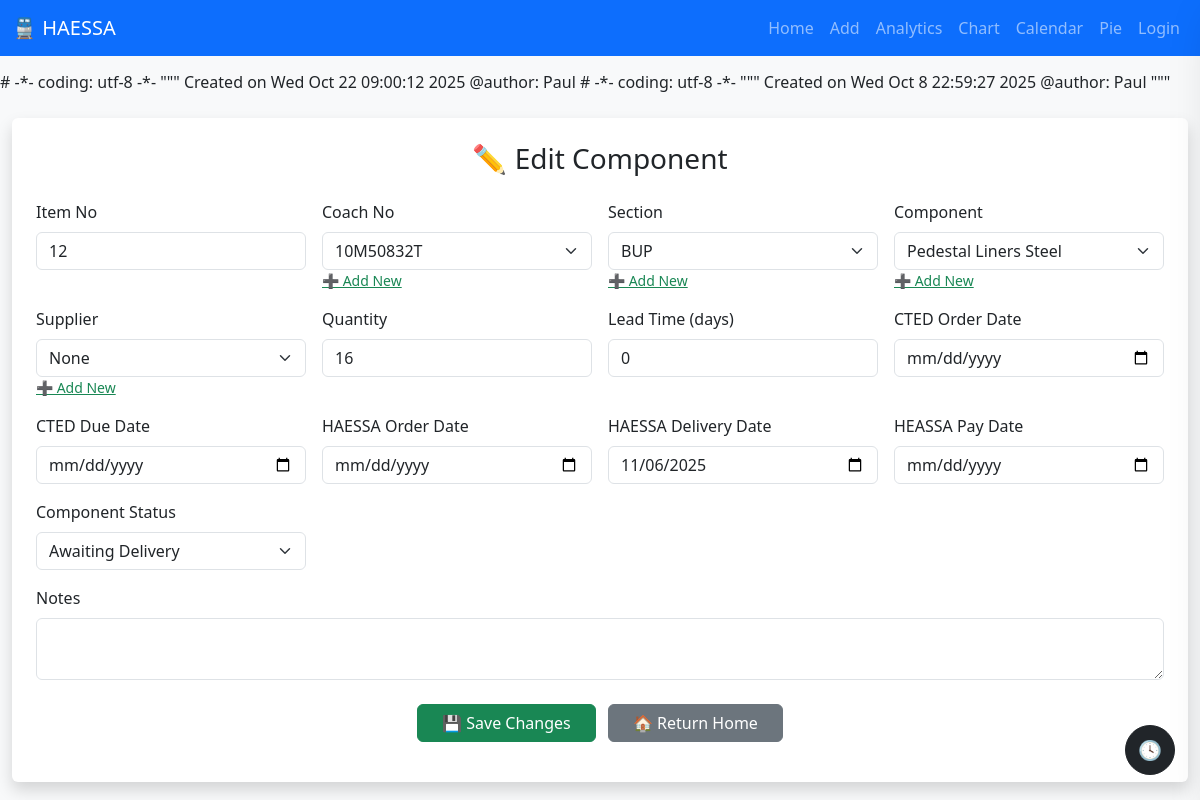
/edit/12 (signed in), run on an earlier commit of the app's database.
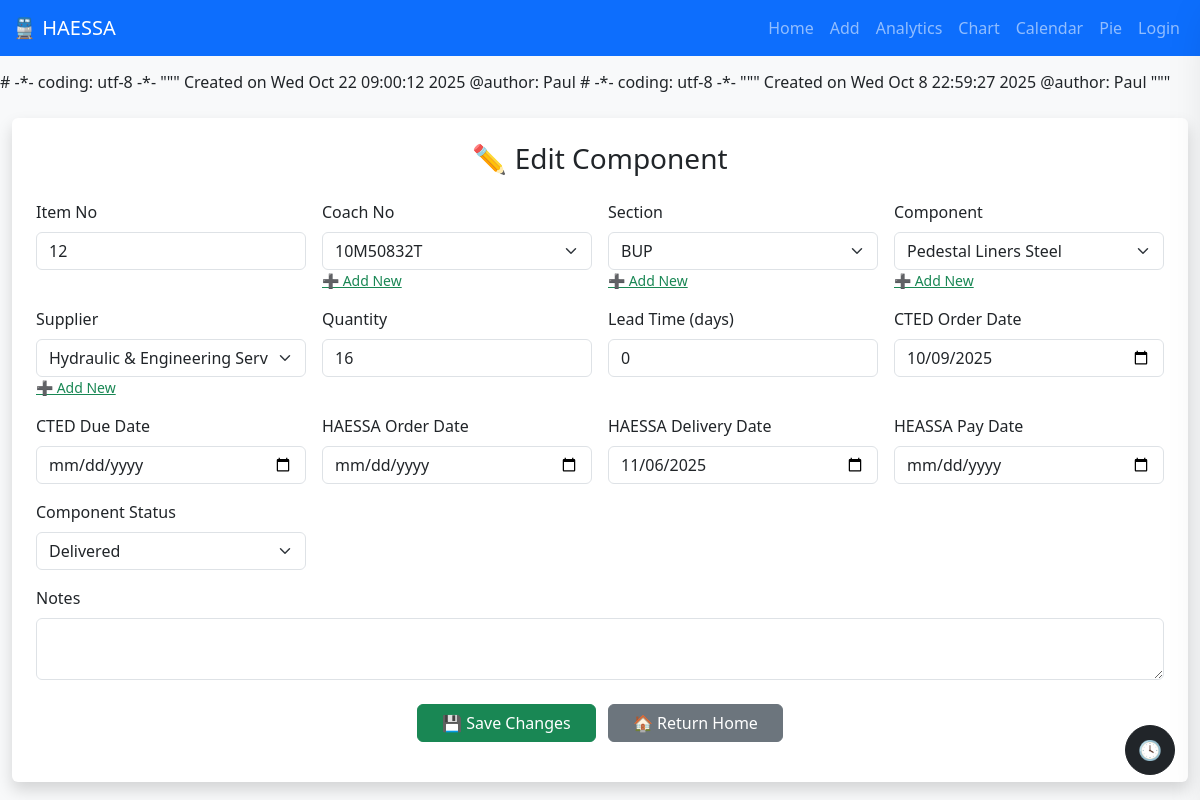
And on a later commit of the database.
### app.py (models this page shows, shortened)
class Components(db.Model):
    __tablename__ = "components"
    id = db.Column(db.Integer, primary_key=True)
    Item_no = db.Column(db.String(50))
    Coach_no = db.Column(db.String(50))
    Section = db.Column(db.String(100))
    Component = db.Column(db.String(100))
    Supplier = db.Column(db.String(100))
    Quantity = db.Column(db.Integer, default=9999)
    Lead_time = db.Column(db.Integer)
    CTED_order_date = db.Column(db.String(50), default="1/1/1900")
    CTED_due_date = db.Column(db.String(50), default="1/1/1900")
    HAESSA_order_date = db.Column(db.String(50), default="1/1/1900")
    HEASSA_pay_date = db.Column(db.String(50), default="1/1/1900")
    HAESSA_delivery_date = db.Column(db.String(50), default="1/1/1900")
    Component_status = db.Column(db.String(50))
    Notes = db.Column(db.String(200))

### app.py (the view, shortened to what this page needs)
@app.route("/edit/<int:id>", methods=["GET", "POST"])
@login_required
def edit(id):
    component = Components.query.get_or_404(id)
    return render_template("edit.html", component=component)

### app.py (called while the page is built)
@login_manager.user_loader
def load_user(user_id):
    return User.query.get(int(user_id))

@app.context_processor
def inject_datetime():
    return {'datetime': datetime}

### templates/edit.html (shortened to what this page needs)
{% extends "base.html" %}
{% block content %}
<div class="container mt-4 p-4 bg-white shadow rounded form-container">
  <h3 class="text-center mb-4">✏️ Edit Component</h3>
  <form method="POST" action="{{ url_for('edit', id=component.id) }}">
    <div class="row g-3">
      <div class="col-md-3">
        <label class="form-label">Item No</label>
        <input type="text" name="Item_no" class="form-control" value="{{ component.Item_no or '' }}">
      </div>
      <div class="col-md-3">
        <label class="form-label">Coach No</label>
        <select name="Coach_no" class="form-select editable-select">
          <option value="{{ component.Coach_no }}" selected>{{ component.Coach_no }}</option>
        </select>
        <small><a href="#" class="text-success add-option" data-target="Coach_no">➕ Add New</a></small>
      </div>
      <div class="col-md-3">
        <label class="form-label">Section</label>
        <select name="Section" class="form-select editable-select">
          <option value="{{ component.Section }}" selected>{{ component.Section }}</option>
        </select>
        <small><a href="#" class="text-success add-option" data-target="Section">➕ Add New</a></small>
      </div>
      <div class="col-md-3">
        <label class="form-label">Component</label>
        <select name="Component" class="form-select editable-select">
          <option value="{{ component.Component }}" selected>{{ component.Component }}</option>
        </select>
        <small><a href="#" class="text-success add-option" data-target="Component">➕ Add New</a></small>
      </div>
      <div class="col-md-3">
        <label class="form-label">Supplier</label>
        <select name="Supplier" class="form-select editable-select">
          <option value="{{ component.Supplier }}" selected>{{ component.Supplier }}</option>
        </select>
        <small><a href="#" class="text-success add-option" data-target="Supplier">➕ Add New</a></small>
      </div>
      <div class="col-md-3">
        <label class="form-label">Quantity</label>
        <input type="number" name="Quantity" class="form-control" min="1" value="{{ component.Quantity or 1 }}">
      </div>
      <div class="col-md-3">
        <label class="form-label">Lead Time (days)</label>
        <input type="number" name="Lead_time" class="form-control" min="0" value="{{ component.Lead_time or 0 }}">
      </div>
      <div class="col-md-3">
        <label class="form-label">CTED Order Date</label>
        <input type="date" name="CTED_order_date" class="form-control" value="{{ component.CTED_order_date }}">
      </div>
      <div class="col-md-3">
        <label class="form-label">CTED Due Date</label>
        <input type="date" name="CTED_due_date" class="form-control" value="{{ component.CTED_due_date }}">
      </div>
      <div class="col-md-3">
        <label class="form-label">HAESSA Order Date</label>
        <input type="date" name="HAESSA_order_date" class="form-control" value="{{ component.HAESSA_order_date }}">
      </div>
      <div class="col-md-3">
        <label class="form-label">HAESSA Delivery Date</label>
        <input type="date" name="HAESSA_delivery_date" class="form-control" value="{{ component.HAESSA_delivery_date }}">
      </div>
      <div class="col-md-3">
        <label class="form-label">HEASSA Pay Date</label>
        <input type="date" name="HEASSA_pay_date" class="form-control" value="{{ component.HEASSA_pay_date }}">
      </div>
      <div class="col-md-3">
        <label class="form-label">Component Status</label>
        <select name="Component_status" class="form-select">
          <option value="{{ component.Component_status }}" selected>{{ component.Component_status }}</option>
        </select>
      </div>
    </div>
    <div class="mt-3">
      <label class="form-label">Notes</label>
      <textarea name="Notes" class="form-control" rows="2">{{ component.Notes or '' }}</textarea>
    </div>
    <div class="mt-4 text-center">
      <button type="submit" class="btn btn-success px-4 me-2">💾 Save Changes</button>
      <a href="{{ url_for('home') }}" class="btn btn-secondary px-4">🏠 Return Home</a>
    </div>
  </form>
</div>
{% endblock %}

### templates/base.html (shortened to what this page needs)
# -*- coding: utf-8 -*-
"""
Created on Wed Oct  8 22:59:27 2025
@author: Paul
"""
<!DOCTYPE html>
<html lang="en">
<head>
  <link href="https://cdn.jsdelivr.net/npm/bootstrap@5.3.3/dist/css/bootstrap.min.css" rel="stylesheet">
<button id="toggleLog" class="btn btn-dark position-fixed rounded-circle">
  🕓
</button>
</head>
<body class="bg-light">
<nav class="navbar navbar-expand-lg navbar-dark bg-primary">
  <div class="container-fluid">
    <a class="navbar-brand" href="{{ url_for('home') }}">🚆 HAESSA</a>
    <div class="collapse navbar-collapse" id="navbarNav">
      <ul class="navbar-nav me-auto">
        <li class="nav-item"><a class="nav-link" href="{{ url_for('home') }}">Home</a></li>
        <li class="nav-item"><a class="nav-link" href="{{ url_for('add') }}">Add</a></li>
        <li class="nav-item"><a class="nav-link" href="{{ url_for('analytics') }}">Analytics</a></li>
        <li class="nav-item"><a class="nav-link" href="{{ url_for('chart') }}">Chart</a></li>
        <li class="nav-item"><a class="nav-link" href="{{ url_for('calendar') }}">Calendar</a></li>
        <li class="nav-item"><a class="nav-link" href="{{ url_for('pie') }}">Pie</a></li>
        {% if current_user.is_authenticated and current_user.role == 'admin' %}
          <li class="nav-item"><a class="nav-link" href="{{ url_for('users') }}">👥 User Management</a></li>
        {% endif %}
      </ul>
      <ul class="navbar-nav">
        {% if current_user.is_authenticated %}
          <li class="nav-item">
            <span class="navbar-text text-light me-3">
              Logged in as <strong>{{ current_user.username }}</strong> ({{ current_user.role|capitalize }})
            </span>
          </li>
          <li class="nav-item">
            <a class="btn btn-outline-light btn-sm" href="{{ url_for('logout') }}">Logout</a>
          </li>
        {% else %}
          <li class="nav-item">
            <a class="btn btn-outline-light btn-sm" href="{{ url_for('login') }}">Login</a>
          </li>
        {% endif %}
      </ul>
    </div>
  </div>
</nav>
  <nav class="navbar navbar-expand-lg navbar-dark bg-primary">
    <div class="container-fluid">
      <a class="navbar-brand" href="{{ url_for('home') }}">🚆 HAESSA</a>
      <div class="navbar-nav">
        <a class="nav-link" href="{{ url_for('home') }}">Home</a>
        <a class="nav-link" href="{{ url_for('add') }}">Add</a>
        <a class="nav-link" href="{{ url_for('analytics') }}">Analytics</a>
        <a class="nav-link" href="{{ url_for('chart') }}">Chart</a>
        <a class="nav-link" href="{{ url_for('calendar') }}">Calendar</a>
        <a class="nav-link" href="{{ url_for('pie') }}">Pie</a>
        <a class="nav-link" href="{{ url_for('login') }}">Login</a>
      </div>
    </div>
  </nav>
  <div class="container mt-4">
    {% block content %}{% endblock %}
  </div>
<div class="toast-container position-fixed bottom-0 end-0 p-3" style="z-index: 9999;">
</div>
<div class="toast-container position-fixed bottom-0 end-0 p-3" style="z-index: 9999;">
</div>
<div class="toast-container position-fixed top-0 end-0 p-3" style="z-index: 2500">
</div>
</body>
</html>

### templates/base.html (style rules this page uses)
.navbar { position: fixed; top: 0; width: 100%; z-index: 1030; }
body { padding-top: 70px; }
.container { max-width: 1200px; }
#toggleLog { bottom: 25px; right: 25px; width: 50px; height: 50px; z-index: 2100; font-size: 1.2rem; }
.toast-container { position: fixed; top: 15px; right: 15px; z-index: 2500; }
.form-select, select, input[type="text"], input[type="date"] { position: relative; z-index: 2050 !important; }
.form-container, .modal-body { overflow: visible !important; }

### templates/edit.html (style rules this page uses)
.form-select, input, textarea { position: relative; z-index: 2050 !important; }
.form-container { overflow: visible !important; }

What changed in the data, as far as the page shows it:
changed Components "BUP": Supplier "None" → "Hydraulic & Engineering Services SA"; CTED_order_date (not shown) → "10/09/2025"; Component_status "Awaiting Delivery" → "Delivered"
